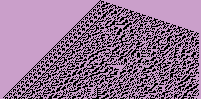
Frame 1 (no input)
Frame 60 (no input): identical to frame 1, image omitted
Frame 120 (the mouse pressed at the canvas centre since frame 60): identical to frame 1, image omitted

The p5.js sketch that drew this single still picture (run headless with seeded random() and noise() and a simulated clock; from frame 60 on, the mouse is pressed at the canvas centre):

// p5.js sketch
// ── sketch.js

let rule=34433434;
let w=201;
let h=((w-3)/2);
let kk=1;
let windth=w*kk;
let heigth=h*kk;


let i;
let j;
let sa=true;
let A=new Array(h);
let B=new Array(h);
let ddd;
let ccc=0;

function aaa(){

  rule=this.value();
  if(ccc.value!=(this.value)){
    console.log(ccc.value)
    ddd=false;
  }
  if(sa){
    console.log("macome")
    ccc=(this.value);
    sa=false;
  }
}


let s;
function setup() {

   h=((w-3)/2);
   A.lenght=h
   B.lenght=h
   windth=w*kk;
   heigth=h*kk;
  s = createInput(34433434);
  f = createInput(100);

  frameRate(60);
  s.input(aaa);
  f.input(pad);
}
let bbb=10;

function draw() {
  bbb=ccc;

  if(ddd){
    return;
  }else{
    ddd=true;
  }
console.log("ciao")
  for(i=0;i<32;i++){
    B[i]=false;
  }
  pixelDensity(5);
  createCanvas(windth,heigth);
  background(120,12,120,100);
  let ru=rule;
  let l=0;
  while(ru>0){
    if(ru%2==1){
      B[l]=true;
      ru--;
    }
    ru/=2;
    l++;
  }
  for(i=0;i<h;i++){
    A[i]= new Array(w);
    for(j=0;j<w;j++){
        A[i][j]=new punto(0,kk,j,i);
    }
  }

  A[0][(w-1)/2].v=1;
  j=0;
  let xx=w;
  let xxx=0;
  let conta=0;
  i=0;
  while(i<h-1){
    conta=16*(A[i][xxx].v)+8*(A[i][xxx+1].v)+4*(A[i][xxx+2].v)+2*(A[i][xxx+3].v)+1*(A[i][xxx+4].v);
    j=xxx+4;
    while(j<xx-1){
      if(B[conta]){
        A[i+1][j-1].v=1;
      }
      conta=conta*2;
      conta-=32*(A[i][j-4].v);
      conta+=A[i][j+1].v;
      j++;
    }
    i++;
  }
  for(i=0;i<h;i++){
    for(j=0;j<w;j++){
      A[i][j].show();
    }
  }




}
function pad(){
  ddd=false
  w=this.value()*2+1;

   h=((w-3)/2);
   A.lenght=h

   B.lenght=h
   windth=w*kk;
   heigth=h*kk;
}

// ── CCC.js
let r=[0,1];


class punto{
  constructor(a,k,xoa,yoa){
    this.x=xoa;
    this.y=yoa;
    this.kk=k;
    this.v=a;
  }
  show(){
   if(this.v==1){
     noStroke();
     let c=random(0,255);
     fill(color(0,0,0,255));
      square(this.x*kk, this.y*kk, this.kk);
   }
  }
}
